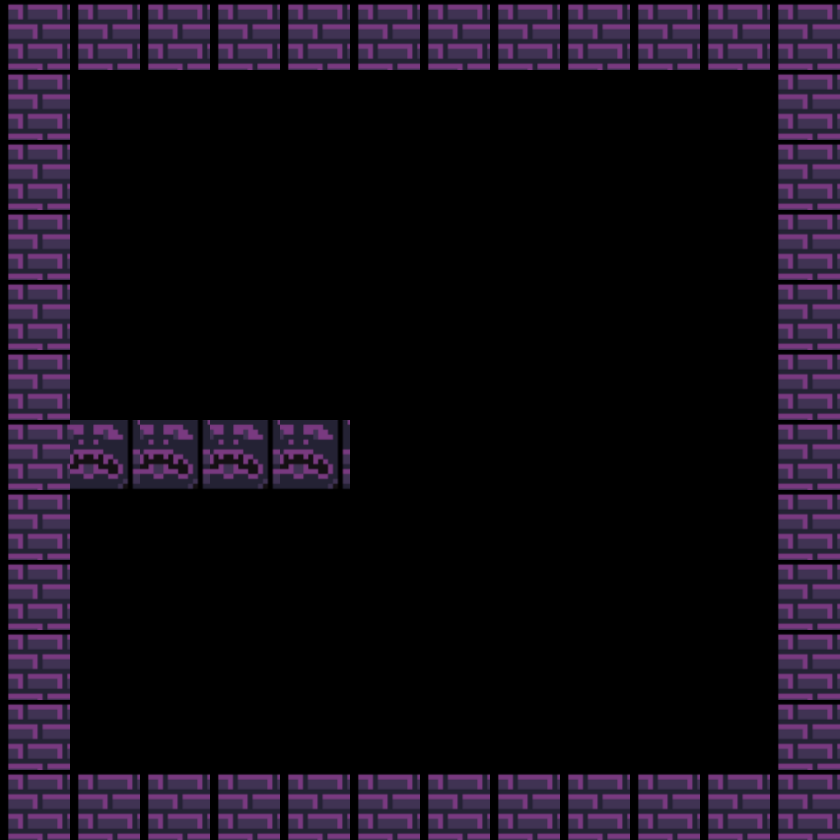

This game map was drawn from its Tiled (.tmx) file and the tilesets committed beside it. A one-line description and the full map source follow:
An orthogonal 12x12 tile map with 70x70 px tiles, 2 tile layers (walls, platforms), 2 tilesets.

<map version="1.10" tiledversion="1.11.2" orientation="orthogonal" renderorder="right-down" width="12" height="12" tilewidth="70" tileheight="70" infinite="0" nextlayerid="4" nextobjectid="1">
 <tileset firstgid="1" source="2025-12-22_19-09-44.tsx" />
 <tileset firstgid="37" source="2025-12-22_19-09-44.tsx" />
 <layer id="1" name="walls" width="12" height="12">
  <data encoding="csv">
37,37,37,37,37,37,37,37,37,37,37,37,
37,0,0,0,0,0,0,0,0,0,0,37,
37,0,0,0,0,0,0,0,0,0,0,37,
37,0,0,0,0,0,0,0,0,0,0,37,
37,0,0,0,0,0,0,0,0,0,0,37,
37,0,0,0,0,0,0,0,0,0,0,37,
37,0,0,0,0,0,0,0,0,0,0,37,
37,0,0,0,0,0,0,0,0,0,0,37,
37,0,0,0,0,0,0,0,0,0,0,37,
37,0,0,0,0,0,0,0,0,0,0,37,
37,0,0,0,0,0,0,0,0,0,0,37,
37,37,37,37,37,37,37,37,37,37,37,37
</data>
 </layer>
 <layer id="2" name="platforms" width="12" height="12">
  <data encoding="csv">
0,0,0,0,0,0,0,0,0,0,0,0,
0,0,0,0,0,0,0,0,0,0,0,0,
0,0,0,0,0,0,0,0,0,0,0,0,
0,0,0,0,0,0,0,0,0,0,0,0,
0,0,0,0,0,0,0,0,0,0,0,0,
0,0,0,0,0,0,0,0,0,0,0,0,
0,71,71,71,71,0,0,0,0,0,0,0,
0,0,0,0,0,0,0,0,0,0,0,0,
0,0,0,0,0,0,0,0,0,0,0,0,
0,0,0,0,0,0,0,0,0,0,0,0,
0,0,0,0,0,0,0,0,0,0,0,0,
0,0,0,0,0,0,0,0,0,0,0,0
</data>
 </layer>
</map>